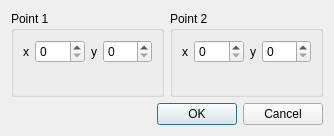
<?xml version="1.0" encoding="UTF-8"?>
<ui version="4.0">
 <class>DrawLineDialog</class>
 <widget class="QDialog" name="DrawLineDialog">
  <property name="geometry">
   <rect>
    <x>0</x>
    <y>0</y>
    <width>334</width>
    <height>136</height>
   </rect>
  </property>
  <property name="windowTitle">
   <string>Draw Line</string>
  </property>
  <layout class="QVBoxLayout" name="verticalLayout">
   <item>
    <layout class="QHBoxLayout" name="horizontalLayout_3">
     <item>
      <widget class="QGroupBox" name="point1GroupBox">
       <property name="title">
        <string>Point 1</string>
       </property>
       <layout class="QHBoxLayout" name="horizontalLayout">
        <item>
         <layout class="QFormLayout" name="x1FormLayout">
          <item row="0" column="0">
           <widget class="QLabel" name="x1Label">
            <property name="text">
             <string>x</string>
            </property>
           </widget>
          </item>
          <item row="0" column="1">
           <widget class="QSpinBox" name="x1SpinBox"/>
          </item>
         </layout>
        </item>
        <item>
         <layout class="QFormLayout" name="y1FormLayout">
          <item row="0" column="0">
           <widget class="QLabel" name="y1Label">
            <property name="text">
             <string>y</string>
            </property>
           </widget>
          </item>
          <item row="0" column="1">
           <widget class="QSpinBox" name="y1SpinBox"/>
          </item>
         </layout>
        </item>
       </layout>
      </widget>
     </item>
     <item>
      <widget class="QGroupBox" name="point2GroupBox">
       <property name="title">
        <string>Point 2</string>
       </property>
       <layout class="QHBoxLayout" name="horizontalLayout_2">
        <item>
         <layout class="QFormLayout" name="x2FormLayout">
          <item row="0" column="0">
           <widget class="QLabel" name="x2Label">
            <property name="text">
             <string>x</string>
            </property>
           </widget>
          </item>
          <item row="0" column="1">
           <widget class="QSpinBox" name="x2SpinBox"/>
          </item>
         </layout>
        </item>
        <item>
         <layout class="QFormLayout" name="y2FormLayout">
          <item row="0" column="0">
           <widget class="QLabel" name="y2Label">
            <property name="text">
             <string>y</string>
            </property>
           </widget>
          </item>
          <item row="0" column="1">
           <widget class="QSpinBox" name="y2SpinBox"/>
          </item>
         </layout>
        </item>
       </layout>
      </widget>
     </item>
    </layout>
   </item>
   <item>
    <widget class="QDialogButtonBox" name="buttonBox">
     <property name="orientation">
      <enum>Qt::Horizontal</enum>
     </property>
     <property name="standardButtons">
      <set>QDialogButtonBox::Cancel|QDialogButtonBox::Ok</set>
     </property>
    </widget>
   </item>
  </layout>
 </widget>
 <resources/>
 <connections>
  <connection>
   <sender>buttonBox</sender>
   <signal>accepted()</signal>
   <receiver>DrawLineDialog</receiver>
   <slot>accept()</slot>
   <hints>
    <hint type="sourcelabel">
     <x>248</x>
     <y>254</y>
    </hint>
    <hint type="destinationlabel">
     <x>157</x>
     <y>274</y>
    </hint>
   </hints>
  </connection>
  <connection>
   <sender>buttonBox</sender>
   <signal>rejected()</signal>
   <receiver>DrawLineDialog</receiver>
   <slot>reject()</slot>
   <hints>
    <hint type="sourcelabel">
     <x>316</x>
     <y>260</y>
    </hint>
    <hint type="destinationlabel">
     <x>286</x>
     <y>274</y>
    </hint>
   </hints>
  </connection>
 </connections>
</ui>
